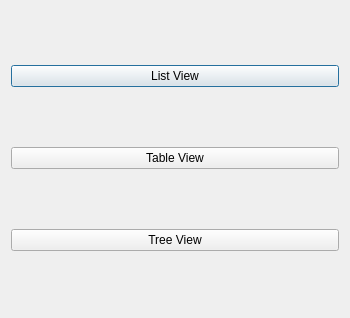
<?xml version="1.0" encoding="UTF-8"?>
<ui version="4.0">
 <class>Dialog</class>
 <widget class="QDialog" name="Dialog">
  <property name="geometry">
   <rect>
    <x>0</x>
    <y>0</y>
    <width>350</width>
    <height>318</height>
   </rect>
  </property>
  <property name="windowTitle">
   <string>Dialog</string>
  </property>
  <layout class="QVBoxLayout" name="verticalLayout">
   <item>
    <widget class="QPushButton" name="pushButton_2">
     <property name="enabled">
      <bool>true</bool>
     </property>
     <property name="text">
      <string>List View</string>
     </property>
    </widget>
   </item>
   <item>
    <widget class="QPushButton" name="pushButton">
     <property name="text">
      <string>Table View</string>
     </property>
    </widget>
   </item>
   <item>
    <widget class="QPushButton" name="pushButton_3">
     <property name="enabled">
      <bool>true</bool>
     </property>
     <property name="text">
      <string>Tree View</string>
     </property>
    </widget>
   </item>
  </layout>
 </widget>
 <resources/>
 <connections/>
</ui>
